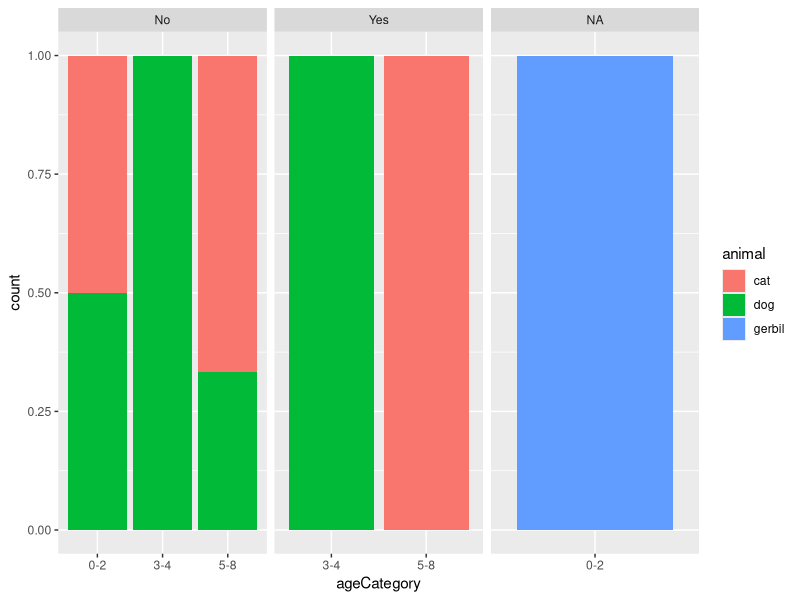

This figure's R source:
library(ggplot2)
pets <- read.csv("data/pets.csv")

ggplot(pets, aes(x=ageCategory, fill=animal)) + 
  ## 다음에는 어떤 인수값을 넣어야 할까요?
  geom_bar(position = "fill") +
  facet_wrap(facets=~shotsCurrent, scale = "free_x")